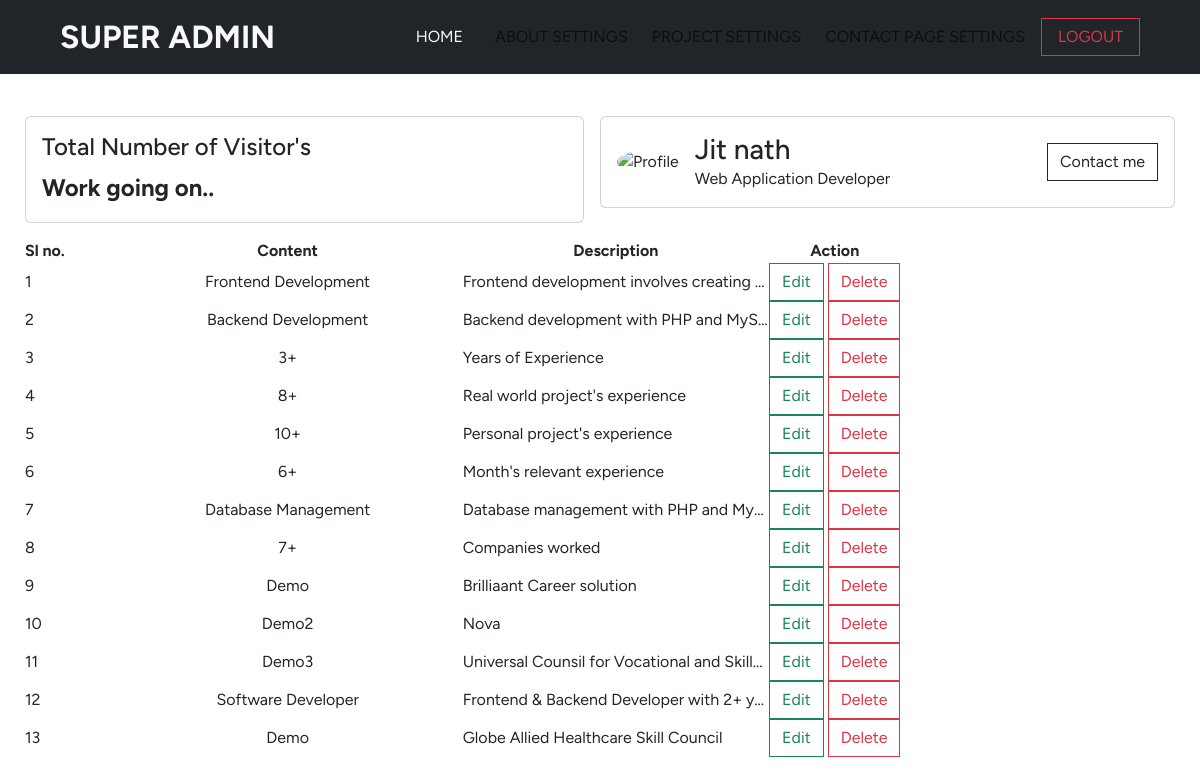
The page /portfolio/pages/admin-view/index-admin-view.php (signed in) on the database its author committed.
### tables this page shows
CREATE TABLE `home_settings` (
  `sl_no` int(11) NOT NULL,
  `image` varchar(255) NOT NULL,
  `description` text NOT NULL,
  `dttime` timestamp NOT NULL DEFAULT current_timestamp()
);

### portfolio/pages/admin-settings/home-settings.php (called while the page is built, shortened)
<?php
$connection = mysqli_connect('localhost', 'root', '', 'my_portfolio');
function anotherdisplayData()
{
    global $connection;
    $fetchQuery = "SELECT * FROM `home_settings`";
    $allData = mysqli_query($connection, $fetchQuery);
    return $allData;
}

### portfolio/pages/admin-view/index-admin-view.php (the view, shortened to what this page needs)
<?php
include '../admin-settings/home-settings.php';
$viewData = anotherdisplayData();
?>
<!DOCTYPE html>
<html lang="en">
<head>
    <link rel="stylesheet" href="https://cdnjs.cloudflare.com/ajax/libs/font-awesome/6.6.0/css/all.min.css" />
    <link href="https://cdn.jsdelivr.net/npm/bootstrap@5.3.3/dist/css/bootstrap.min.css" rel="stylesheet">
    <link rel="stylesheet" href="https://cdn.datatables.net/2.1.8/css/dataTables.dataTables.css" />
</head>
<body>
    <nav class="navbar navbar-expand-lg px-5 bg-dark py-2 fixed-top">
        <div class="container-fluid">
            <a class="navbar-brand text-light fs-2 fw-bold text-uppercase" href="">Super Admin</a>
            <div class="collapse navbar-collapse" id="navbarSupportedContent">
                <ul class="navbar-nav ms-auto mb-2 mb-lg-0">
                    <li class="nav-item">
                        <a class="nav-link text-light text-uppercase me-3" aria-current="page" href="/portfolio/index.php">Home</a>
                    </li>
                    <li class="nav-item">
                        <a class="nav-link  text-uppercase me-2" href="about-view.php">about settings</a>
                    </li>
                    <li class="nav-item">
                        <a class="nav-link  text-uppercase me-2" href="project-view.php">Project settings</a>
                    </li>
                    <li class="nav-item">
                        <a class="nav-link  text-uppercase me-2" href="contact-view.php">contact page settings</a>
                    </li>
                </ul>
                <a href="logout.php" class="btn btn-outline-danger shadow-none px-3 py1" style="border-radius: 0px;">LOGOUT</a>
            </div>
        </div>
    </nav>
    <section id="admin-dashboard" class="container-fluid">
        <div class="row mb-3 mt-3" style="--bs-gutter-x: 0rem;">
            <div class="col-sm-6 mb-3 mb-sm-0 pe-3">
                <div class="card">
                    <div class="card-body">
                        <h5 class="card-title fs-4">Total Number of Visitor's</h5>
                        <p class="fw-bold fs-4 mb-0">Work going on..</p>
                    </div>
                </div>
            </div>
            <div class="col-sm-6">
                <div class="card">
                    <div class="card-body">
                        <div class="d-flex align-items-center justify-content-between">
                            <div class="d-flex align-items-center">
                                <div>
                                    <img src="/portfolio/images/profile.jpg" alt="Profile" class="profile">
                                </div>
                                <div>
                                    <h3 class="ms-3 mb-0">Jit nath</h3>
                                    <p class="mb-0 ms-3">Web Application Developer</p>
                                </div>
                            </div>
                            <div>
                                <button type="button" class="btn btn-outline-dark" style="border-radius: 0px;" data-bs-toggle="modal" data-bs-target="#mydetails-modal">Contact me</button>
                            </div>
                        </div>
                    </div>
                </div>
            </div>
        </div>
        <table id="myTable" class="display">
            <thead>
                <tr>
                    <th style="width: 10%;" class="text-start">Sl no.</th>
                    <th style="width: 40%;" class="text-center">Content</th>
                    <th style="width: 35%;" class="text-center">Description</th>
                    <th style="width: 15%;" class="text-center">Action</th>
                </tr>
            </thead>
            <tbody>
                <?php
                $data = mysqli_fetch_all($viewData, MYSQLI_ASSOC);
                $slno = 0;
                foreach ($data as $showData) {
                    $slno++;
                ?>
                    <tr>
                        <td class="text-start"><?php echo $slno; ?></td>
                        <td class="text-center myImage text-capitalize"><?php echo htmlspecialchars($showData['image']); ?></td>
                        <td class="text-start myDescription text-truncate" style="max-width: 150px;"><?php echo htmlspecialchars($showData['description']); ?></td>
                        <td class="text-center">
                            <button type="button" class="btn btn-outline-success for_edit" data-bs-toggle="modal" data-bs-target="#editModal" style="border-radius: 0px;">Edit</button>
                            <button type="button" class="btn btn-outline-danger for_delete" data-bs-toggle="modal" data-bs-target="#deleteModal" style="border-radius: 0px;">Delete</button>
                        </td>
                    </tr>
                <?php } ?>
            </tbody>
        </table>
    </section>
</body>
</html>

### portfolio/pages/admin-view/index-admin-view.php (style rules this page uses)
* { padding: 0px; margin: 0px; box-sizing: border-box; font-family: "Figtree", serif; font-optical-sizing: auto; font-style: normal; }
#admin-dashboard { padding: 100px 25px 15px 25px; }
.profile { height: 75px; width: 75px; border-radius: 50%; }

### rows shown on the page
home_settings: image "Frontend Development", description "Frontend development involves creating…"
home_settings: image "Backend Development", description "Backend development with PHP and MyS…"
home_settings: image "3+", description "Years of Experience"
home_settings: image "8+", description "Real world project's experience"
home_settings: image "10+", description "Personal project's experience"
home_settings: image "6+", description "Month's relevant experience"
home_settings: image "Database Management", description "Database management with PHP and My…"
home_settings: image "7+", description "Companies worked"
home_settings: image "Demo", description "Brilliaant Career solution"
home_settings: image "Demo2", description "Nova"
home_settings: image "Demo3", description "Universal Counsil for Vocational and Skill…"
home_settings: image "Software Developer", description "Frontend & Backend Developer with 2+ y…"
home_settings: image "Demo", description "Globe Allied Healthcare Skill Council"
